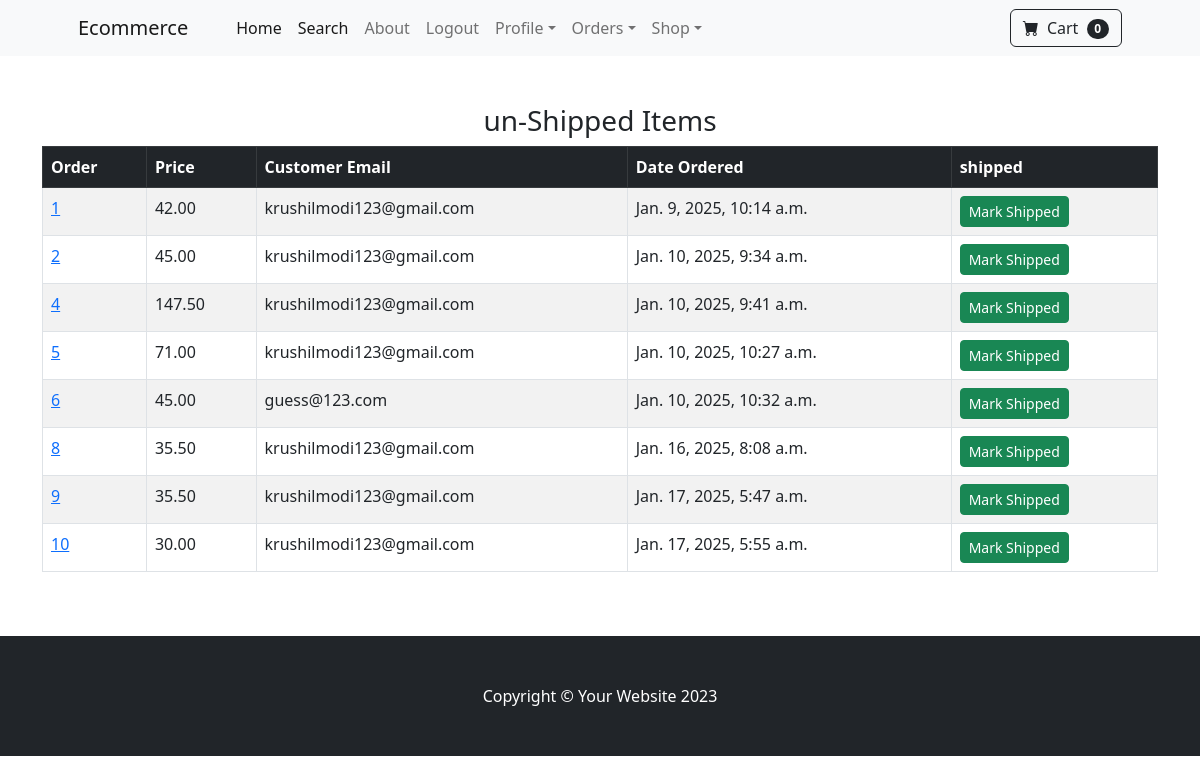
Page /payment/not_shipped_dash/ (signed in) on the committed database.
### payment/models.py (models this page shows, shortened)
class Order(models.Model):
   user = models.ForeignKey(User, on_delete=models.CASCADE, null=True, blank=True)
   full_name = models.CharField(max_length=250)
   email = models.EmailField(max_length=250)
   shipping_address = models.TextField(max_length=15000)
   amount_paid = models.DecimalField(max_digits=10, decimal_places=2)
   date_ordered = models.DateTimeField(auto_now_add=True)
   shipped = models.BooleanField(default = False)
   date_shipped = models.DateTimeField(blank=True, null=True)

### payment/views.py (the view, shortened to what this page needs)
# urls.py: path('not_shipped_dash/',views.not_shipped_dash, name='not_shipped_dash'),
def not_shipped_dash(request):
    if request.user.is_authenticated and request.user.is_superuser:
        orders = Order.objects.filter(shipped=False)
        return render(request, 'payment/not_shipped_dash.html',{'orders': orders})
    else:
      messages.success(request, ("Access Denied"))
      return redirect('home')

### cart/cart.py (called while the page is built)
    def __len__(self):
        return len(self.cart)

### cart/context_processors.py (called while the page is built)
def cart(request):
    return {'cart': Cart(request)}

### payment/templates/payment/not_shipped_dash.html (shortened to what this page needs)
{% extends 'base.html' %}
{% block content %}
<div class="container">
    <br><br>
    <center>
 <h3>un-Shipped Items</h3>
 <table class="table table-striped table-hover table-bordered">
    <thead class="table-dark">
      <tr>
        <th scope="col">Order</th>
        <th scope="col">Price</th>
        <th scope="col">Customer Email</th>
        <th scope="col">Date Ordered</th>
        <th scope="col">shipped</th>
      </tr>
    </thead>
    <tbody>
        {% for item in orders %}
      <tr>
        <td><a href="{% url 'orders' item.id %}">{{ item.id }}</a></td>
        <td>{{ item.amount_paid }}</td>
        <td>{{ item.email }}</td>
        <td>{{ item.date_ordered }}</td>
        <td>
            <form method="POST">
                <button type="submit" class="btn btn-success btn-sm">Mark Shipped</button>
            </form>
        </td>
      </tr>
      {% endfor %}
    </tbody>
  </table>
 <br><br>
</center>
</div>
{% endblock %}

### rows in the picture
Order: id "1", amount_paid "42.00", email "krushilmodi123@gmail.com", date_ordered "Jan. 9, 2025, 10:14 a.m."
Order: id "2", amount_paid "45.00", email "krushilmodi123@gmail.com", date_ordered "Jan. 10, 2025, 9:34 a.m."
Order: id "4", amount_paid "147.50", email "krushilmodi123@gmail.com", date_ordered "Jan. 10, 2025, 9:41 a.m."
Order: id "5", amount_paid "71.00", email "krushilmodi123@gmail.com", date_ordered "Jan. 10, 2025, 10:27 a.m."
Order: id "6", amount_paid "45.00", email "guess@123.com", date_ordered "Jan. 10, 2025, 10:32 a.m."
Order: id "8", amount_paid "35.50", email "krushilmodi123@gmail.com", date_ordered "Jan. 16, 2025, 8:08 a.m."
Order: id "9", amount_paid "35.50", email "krushilmodi123@gmail.com", date_ordered "Jan. 17, 2025, 5:47 a.m."
Order: id "10", amount_paid "30.00", email "krushilmodi123@gmail.com", date_ordered "Jan. 17, 2025, 5:55 a.m."

### other values in the picture
{{ cart|length }} "0"
